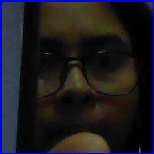
#> input picture data/17504.1.jpg, 154 x 154 px; its folder holds 4 pictures in this run
$ python classifier.py
#> lines starting #> are read from the running program, lines starting #| are printed output that depends on the picture
import numpy as np
from PIL import  Image
import os, cv2

def train_classifer(data_dir):
#> called with data_dir = 'data'
    data_dir="data"
    path = [os.path.join(data_dir, f) for f in os.listdir(data_dir)]
    faces = []
    ids = []
    for image in path:
        img = Image.open(image).convert('L')
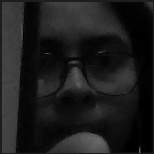
#> img: PIL image 154x154 L; min 0, max 107, mean 28.2
        imageNp = np.array(img, 'uint8')
        id = int(os.path.split(image)[1].split(".")[0])
        faces.append(imageNp)
        ids.append(id)
#> pass 2 of the loop in train_classifer, `for image in path:`:
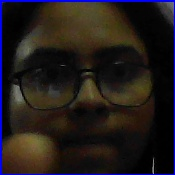
#> input picture data/17504.14.jpg, 175 x 175 px
#> in train_classifer, `img = Image.open(image).convert('L')`:
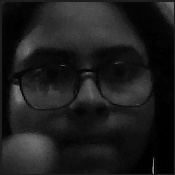
#> img: PIL image 175x175 L; min 0, max 146, mean 28.9
#> pass 3 of the loop in train_classifer, `for image in path:`:
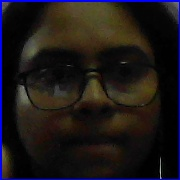
#> input picture data/17504.16.jpg, 180 x 180 px
#> in train_classifer, `img = Image.open(image).convert('L')`:
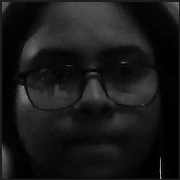
#> img: PIL image 180x180 L; min 0, max 189, mean 24.8
#> the loop made 4 passes; the first 3 are shown

    ids = np.array(ids)
    clf=cv2.face.LBPHFaceRecognizer_create()
    clf.train(faces, ids)
    clf.write("classifier.yml")


train_classifer("data")
